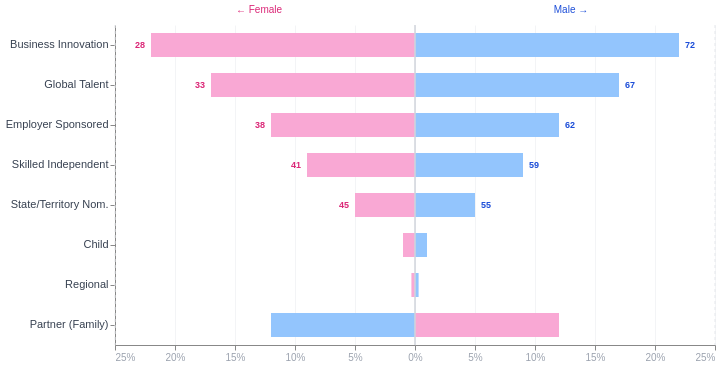

Source (Vega-Lite JSON):
### Vega-Lite specification from a JSON file in a GitHub repository (floating-point values rounded to 4 significant figures)
{"$schema": "https://vega.github.io/schema/vega-lite/v5.json", "width": 600, "height": 320, "background": "#ffffff", "config": {"view": {"stroke": null}}, "data": {"values": [{"category": "Business Innovation", "female": 28, "male": 72, "female_dev": -22, "male_dev": 22}, {"category": "Global Talent", "female": 33, "male": 67, "female_dev": -17, "male_dev": 17}, {"category": "Employer Sponsored", "female": 38, "male": 62, "female_dev": -12, "male_dev": 12}, {"category": "Skilled Independent", "female": 41, "male": 59, "female_dev": -9, "male_dev": 9}, {"category": "State/Territory Nom.", "female": 45, "male": 55, "female_dev": -5, "male_dev": 5}, {"category": "Child", "female": 49, "male": 51, "female_dev": -1, "male_dev": 1}, {"category": "Regional", "female": 50, "male": 50, "female_dev": -0.3, "male_dev": 0.3}, {"category": "Partner (Family)", "female": 62, "male": 38, "female_dev": 12, "male_dev": -12}]}, "layer": [{"mark": {"type": "bar", "height": 24}, "encoding": {"y": {"field": "category", "type": "nominal", "sort": ["Business Innovation", "Global Talent", "Employer Sponsored", "Skilled Independent", "State/Territory Nom.", "Child", "Regional", "Partner (Family)"], "axis": {"title": null, "labelFontSize": 11, "labelFontWeight": "normal", "labelColor": "#374151"}}, "x": {"field": "female_dev", "type": "quantitative", "scale": {"domain": [-25, 25]}, "axis": {"title": null, "labelExpr": "abs(datum.value) + '%'", "gridColor": "#f3f4f6", "labelFontSize": 10, "labelColor": "#9ca3af"}}, "x2": {"value": 0}, "color": {"value": "#f9a8d4"}, "opacity": {"condition": {"param": "hover", "empty": true, "value": 1}, "value": 0.3}, "tooltip": [{"field": "category", "title": "Visa Category"}, {"field": "female", "title": "Female %", "format": ".0f"}, {"field": "male", "title": "Male %", "format": ".0f"}]}, "params": [{"name": "hover", "select": {"type": "point", "on": "mouseover", "fields": ["category"]}}]}, {"mark": {"type": "bar", "height": 24}, "encoding": {"y": {"field": "category", "type": "nominal", "sort": ["Business Innovation", "Global Talent", "Employer Sponsored", "Skilled Independent", "State/Territory Nom.", "Child", "Regional", "Partner (Family)"]}, "x": {"field": "male_dev", "type": "quantitative"}, "x2": {"value": 0}, "color": {"value": "#93c5fd"}, "opacity": {"condition": {"param": "hover", "empty": true, "value": 1}, "value": 0.3}, "tooltip": [{"field": "category", "title": "Visa Category"}, {"field": "female", "title": "Female %", "format": ".0f"}, {"field": "male", "title": "Male %", "format": ".0f"}]}}, {"mark": {"type": "rule", "strokeWidth": 1.5, "color": "#d1d5db"}, "data": {"values": [{"x": 0}]}, "encoding": {"x": {"field": "x", "type": "quantitative"}}}, {"mark": {"type": "text", "align": "right", "dx": -6, "fontSize": 9, "color": "#db2777", "fontWeight": "bold"}, "encoding": {"y": {"field": "category", "type": "nominal", "sort": ["Business Innovation", "Global Talent", "Employer Sponsored", "Skilled Independent", "State/Territory Nom.", "Child", "Regional", "Partner (Family)"]}, "x": {"field": "female_dev", "type": "quantitative"}, "text": {"condition": {"test": "datum.female_dev < -3", "field": "female", "format": ".0f"}, "value": ""}}}, {"mark": {"type": "text", "align": "left", "dx": 6, "fontSize": 9, "color": "#1d4ed8", "fontWeight": "bold"}, "encoding": {"y": {"field": "category", "type": "nominal", "sort": ["Business Innovation", "Global Talent", "Employer Sponsored", "Skilled Independent", "State/Territory Nom.", "Child", "Regional", "Partner (Family)"]}, "x": {"field": "male_dev", "type": "quantitative"}, "text": {"condition": {"test": "datum.male_dev > 3", "field": "male", "format": ".0f"}, "value": ""}}}, {"mark": {"type": "rule", "strokeWidth": 1, "strokeDash": [3, 3], "color": "#e5e7eb"}, "data": {"values": [{"x": -25}, {"x": 25}]}, "encoding": {"x": {"field": "x", "type": "quantitative"}}}, {"mark": {"type": "text", "align": "center", "dy": -175, "fontSize": 10, "fontWeight": "500", "color": "#db2777"}, "data": {"values": [{"x": -13, "label": "← Female"}]}, "encoding": {"x": {"field": "x", "type": "quantitative"}, "text": {"field": "label"}}}, {"mark": {"type": "text", "align": "center", "dy": -175, "fontSize": 10, "fontWeight": "500", "color": "#1d4ed8"}, "data": {"values": [{"x": 13, "label": "Male →"}]}, "encoding": {"x": {"field": "x", "type": "quantitative"}, "text": {"field": "label"}}}]}
